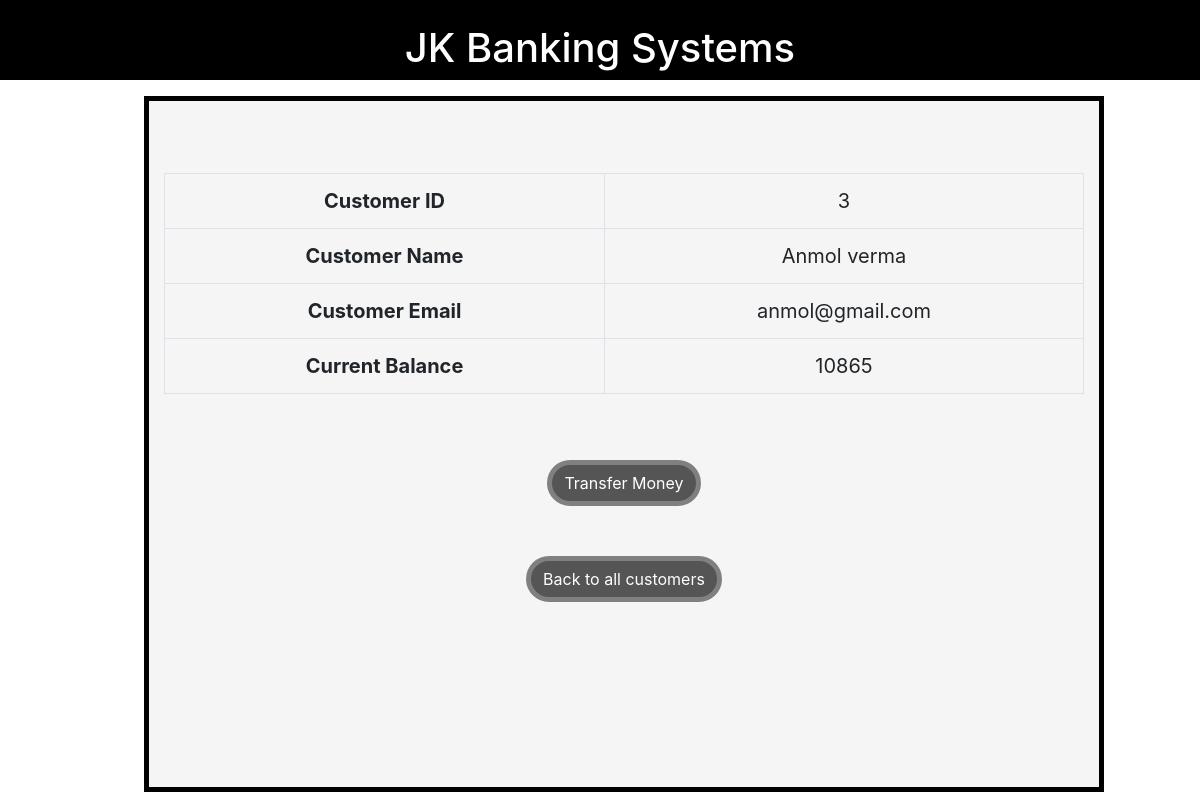
The page /details.php?customer_id=3 on the database its author committed.
### tables this page shows
CREATE TABLE `customers` (
  `customer_id` int(11) NOT NULL,
  `customer_name` text NOT NULL,
  `customer_email` text NOT NULL,
  `current_balance` int(11) NOT NULL
);

### details.php (the view, shortened to what this page needs)
<!DOCTYPE html>
<?php
    include("functions.php");
?>
<html lang="en">
    <head>
        <link rel="stylesheet" href="https://stackpath.bootstrapcdn.com/bootstrap/4.5.1/css/bootstrap.min.css">
        <link rel="stylesheet" href="https://stackpath.bootstrapcdn.com/font-awesome/4.7.0/css/font-awesome.min.css">
        <link rel="stylesheet" href="style.css" media="all">
    </head>
    <body>
         <div id="header"><br>
        <center><h1>JK Banking Systems</h1>
        </center>
    </div>
<div id="right_side"><br><br>
        <div class="container">
            <?php
                if(isset($_GET['customer_id'])) {
                    $c_id = $_GET['customer_id'];
                    $get_customers = "select * from customers where customer_id='$c_id'";
                    $run_customers = mysqli_query($con, $get_customers);
                    while ($row_customers = mysqli_fetch_array($run_customers)) {
                        $customer_id = $row_customers['customer_id'];
                        $customer_name = $row_customers['customer_name'];
                        $customer_email = $row_customers['customer_email'];
                        $current_balance = $row_customers['current_balance'];
                        echo "
                            <br>
                            <table class='table table-bordered' style='text-align: center; font-size: 20px;'>
                                <tr>
                                    <th scope='col'>Customer ID</th>
                                    <td>$customer_id</td>
                                </tr>
                                <tr>
                                    <th scope='col'>Customer Name</th>
                                    <td>$customer_name</td>
                                </tr>
                                <tr>
                                    <th scope='col'>Customer Email</th>
                                    <td>$customer_email</td>
                                </tr>
                                <tr>
                                    <th scope='col'>Current Balance</th>
                                    <td>$current_balance</td>
                                </tr>
                            </table>
                            <center>
                                        <button class='btn'>
                                            <a href='transfer.php?customer_id=$c_id' style='text-decoration: none; color: white;'>Transfer Money</a>
                                        </button>
                                    </center>
                                    <center>
                                        <button class='btn'>
                                            <a href='Customer.php' style=' color: white;' >Back to all customers</a>
                                        </button>
                                    </center>
                        ";
                    }
                }
            ?>
        </div>
      </div>
    </body>
</html>

### style.css (style rules this page uses)
html { scroll-behavior: smooth; }
.btn { text-align: center; margin-top: 50px; border: 5px solid gray; border-radius: 30px; background-color: #555; }

### details.php (style rules this page uses)
#header { height: 10%; width: 100%; top: 0%; background-color: black; position: fixed; color: white; }
#right_side { height: 87%; width: 80%; background-color: whitesmoke; position: fixed; left: 12%; top: 12%; color: red; border: solid 5px black; }

### rows shown on the page
customers: customer_id "3", customer_name "Anmol verma", customer_email "anmol@gmail.com", current_balance "10865"
